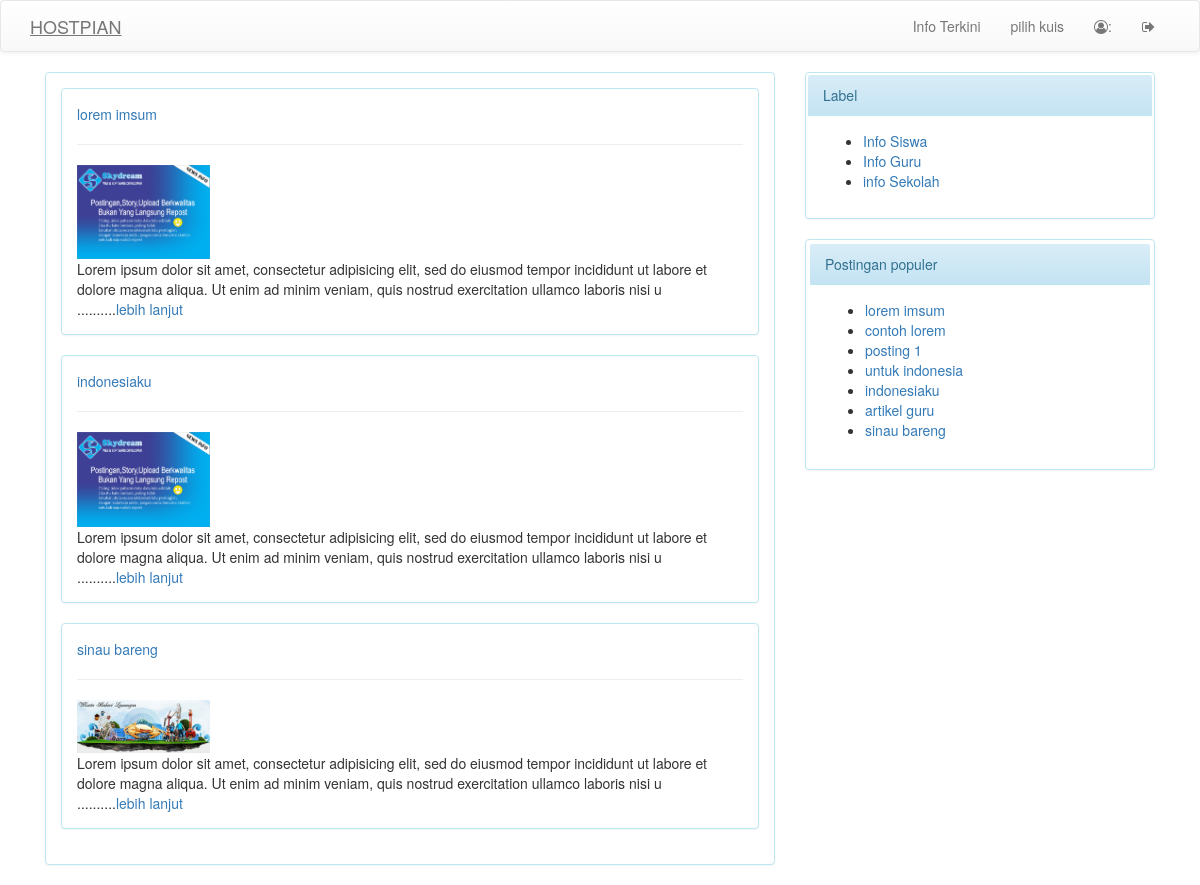
The app's page /index.php/c_siswa/label/3 with its own data.
### tables this page shows
CREATE TABLE `artikel` (
  `id_artikel` int(11) NOT NULL,
  `judul_artikel` text NOT NULL,
  `tanggal_artikel` date NOT NULL,
  `foto_artikel` text NOT NULL,
  `isi_artikel` text NOT NULL,
  `id_admin` varchar(6) NOT NULL,
  `id_label` int(11) DEFAULT NULL
);

CREATE TABLE `label_artikel` (
  `id_label` int(11) NOT NULL,
  `nama_label` varchar(50) NOT NULL
);

### application/controllers/c_siswa.php (called while the page is built, shortened)
<?php
class C_siswa extends CI_Controller{
	function __construct(){
		$this->load->model('m_query_siswa');
        $this->load->helper('url');
	}
	function label($id_label){
		$where=array('id_label'=>$id_label);
		$data['artikel_label']=$this->m_query_siswa->m_kuis($where,'artikel')->result();
		$data['artikel_sidebar']=$this->m_query_siswa->artikel()->result();
		$data['label']=$this->m_query_siswa->label()->result();
		$this->load->view('siswa/header_siswa');
		$this->load->view('siswa/label_artikel',$data);
	}
}

### index.php (called while the page is built, shortened)
<?php
require_once BASEPATH.'core/CodeIgniter.php';

### application/models/m_query_siswa.php (called while the page is built, shortened)
<?php
class M_query_siswa extends CI_Model{
	function m_kuis($where, $table){
		return $this->db->get_where($table,$where);
	}
	function artikel(){
		return $this->db->get('artikel');
	}
	function label(){
		return $this->db->get('label_artikel');
	}
}

### application/views/siswa/label_artikel.php (the view)
<div class="container">
	<div class="col-sm-8">
		<div class="panel panel-info">
			<div class="panel-body">
				<?php
					foreach ($artikel_label as $u) {
						$bc='index.php/c_siswa/baca/'.$u->id_artikel;
						echo "
							<div class='panel panel-info'>
								<div class='panel-body'>
								<a href='".base_url($bc)."'>".$u->judul_artikel."</a><hr></hr>
								";
								$link='assets/img/'.$u->foto_artikel;
							echo"
								<img src='".base_url($link)."' width='20%'><br/>
 								".substr($u->isi_artikel,0,200)."<br/>..........<a href='../baca/".$u->id_artikel."'>lebih lanjut</a>
								</div>
							</div>
						";
					}
				 ?>
			</div>
		</div>
	</div>
	<div class="col-sm-4">
		<div class='panel panel-info' style='padding:2px;'>
 			<div class="panel-heading">Label</div>
 			<div class="panel-body">
 				<ul>
 				<?php
 					foreach ($label as $u) {
 						$lk_lbl='index.php/c_siswa/label/'.$u->id_label;
 						echo "
 							<li><a href='".base_url($lk_lbl)."'>".$u->nama_label."</a></li>
 						";
 					}
 				 ?>
 				</ul>
 			</div>
 		</div>
		<div class="panel panel-info" style="padding:4px;">
 			<div class="panel-heading">Postingan populer</div>
 			<div class="panel-body">
 				<ul>
 				<?php
 					foreach ($artikel_sidebar as $u) {
 						$link_bc='index.php/c_siswa/baca/'.$u->id_artikel;
 						echo "<li><a href='".base_url($link_bc)."'>".$u->judul_artikel."</a></li>";
 					}
 				 ?>
 				 </ul>
 			</div>
 		</div>
	</div>
</div>

### records on screen
artikel: judul_artikel "lorem imsum", foto_artikel (picture), isi_artikel "Lorem ipsum dolor sit amet, consectetur adipisicing elit, sed do eiusmod tempor incididunt ut labore et dolore magna aliqua. Ut enim ad minim veniam, quis nostrud exercitation ullamco laboris nisi u"
artikel: judul_artikel "indonesiaku", foto_artikel (picture), isi_artikel "Lorem ipsum dolor sit amet, consectetur adipisicing elit, sed do eiusmod tempor incididunt ut labore et dolore magna aliqua. Ut enim ad minim veniam, quis nostrud exercitation ullamco laboris nisi u"
artikel: judul_artikel "sinau bareng", foto_artikel (picture), isi_artikel "Lorem ipsum dolor sit amet, consectetur adipisicing elit, sed do eiusmod tempor incididunt ut labore et dolore magna aliqua. Ut enim ad minim veniam, quis nostrud exercitation ullamco laboris nisi u"
label_artikel: nama_label "Info Siswa"
label_artikel: nama_label "Info Guru"
label_artikel: nama_label "info Sekolah"
artikel: judul_artikel "contoh lorem"
artikel: judul_artikel "posting 1"
artikel: judul_artikel "untuk indonesia"
artikel: judul_artikel "artikel guru"
